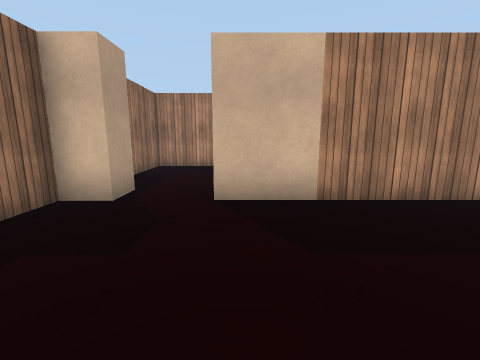
view 1 (above)

24 first-person views from a walk through a scene from a Unity 3-D project. The camera is 1.2 m above the floor, tilts 10° down and sees 90° across. The floor is counted in squares, 1 m on a side. Each view is taken from the middle of a square. On the plan, view 1 faces up. The plan holds only what a view shows up to about 12 squares ahead; the rest is blank. The player character is not drawn. Surface patterns are stand-ins for the level's own textures.

view 2
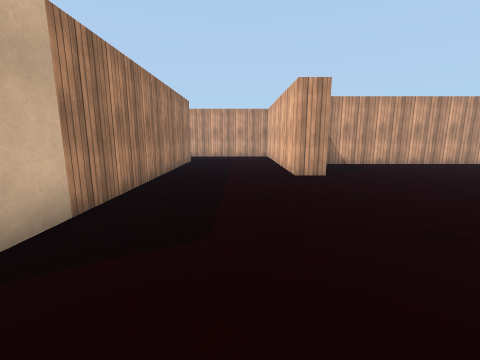

view 3
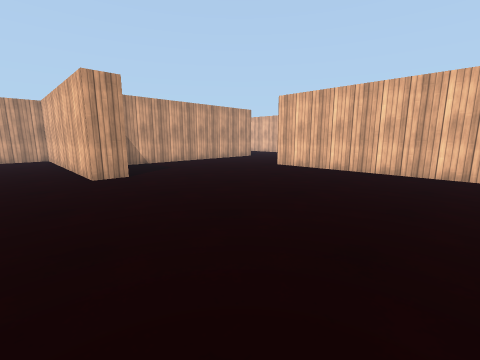

view 4
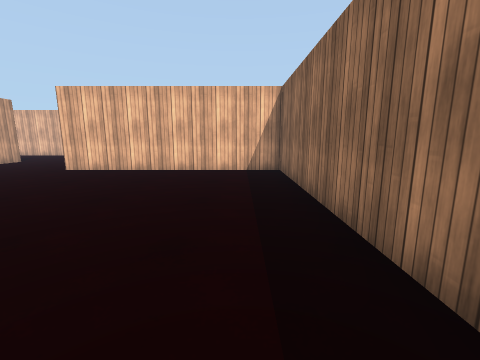

view 5
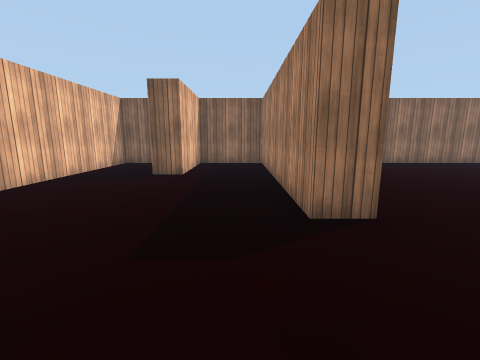

view 6
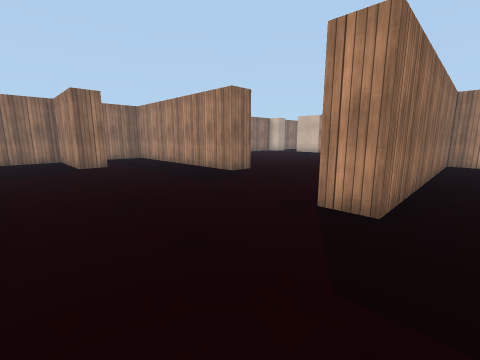

view 7
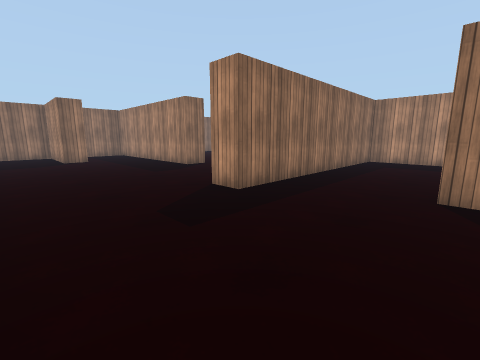

view 8
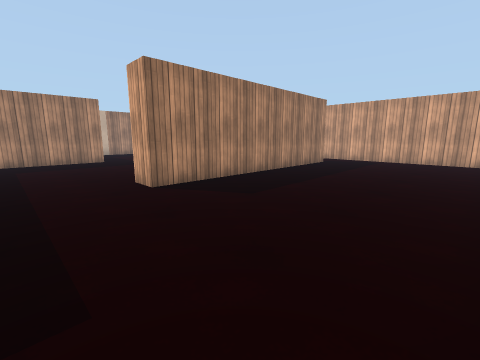

view 9
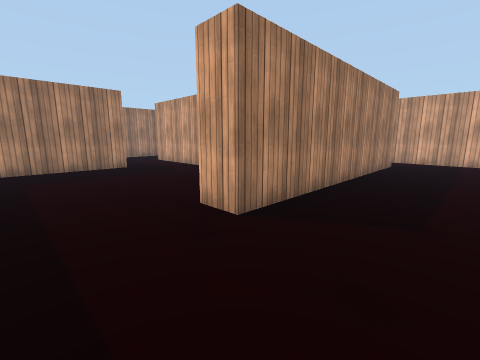

view 10
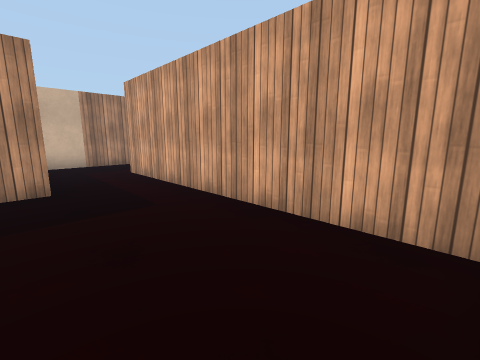

view 11
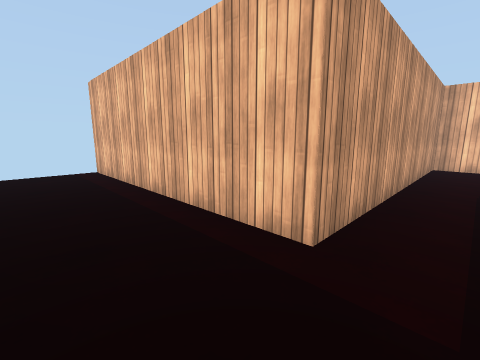

view 12
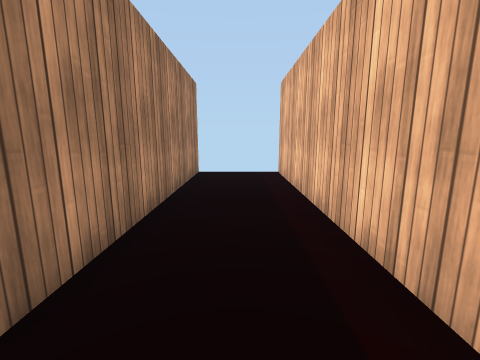

view 13
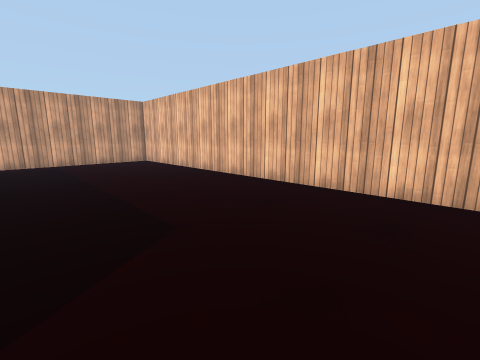

view 14
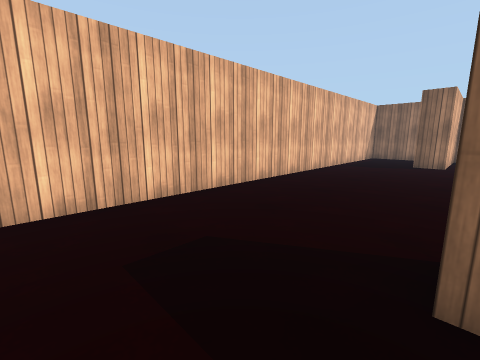

view 15
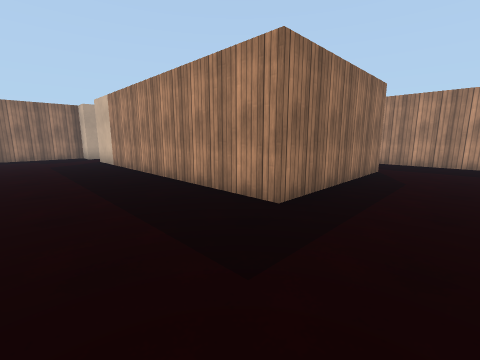

view 16
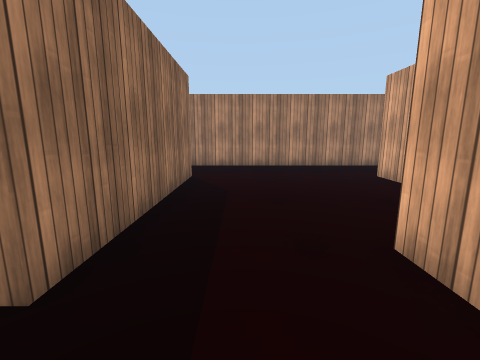

view 17
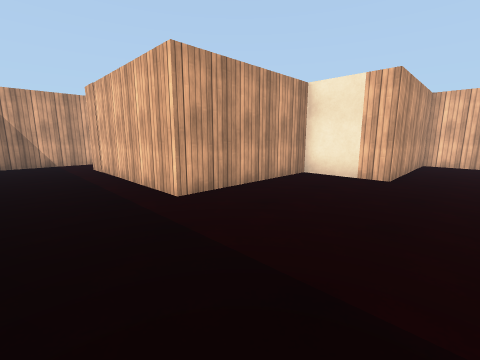

view 18
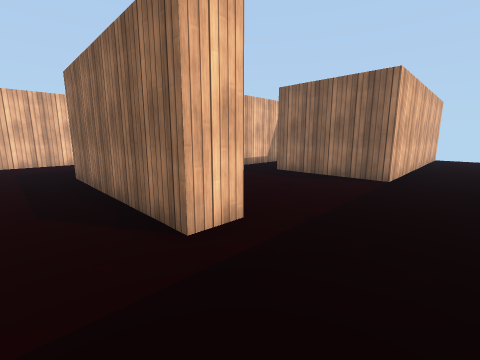

view 19
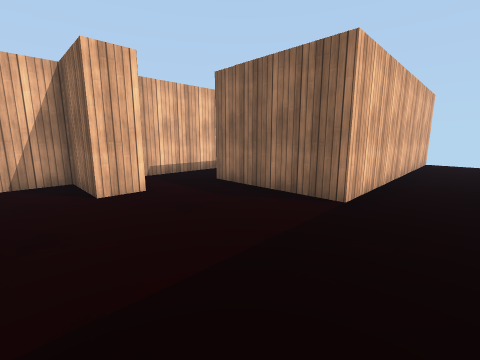

view 20
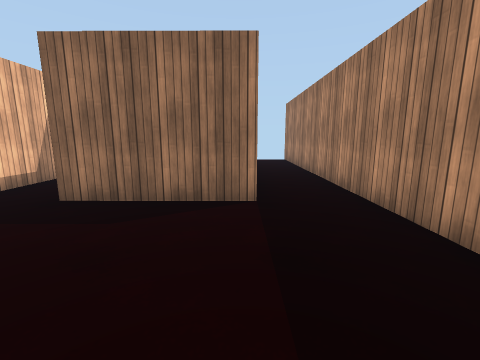

view 21
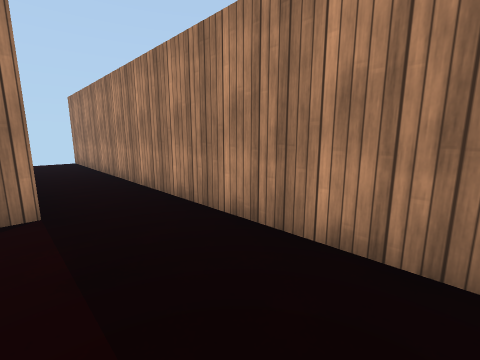

view 22
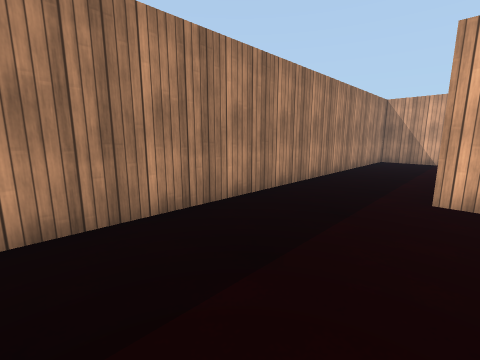

view 23
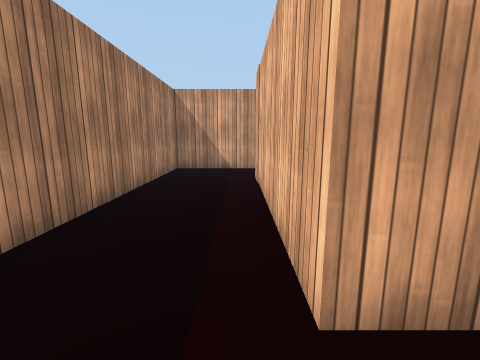

view 24
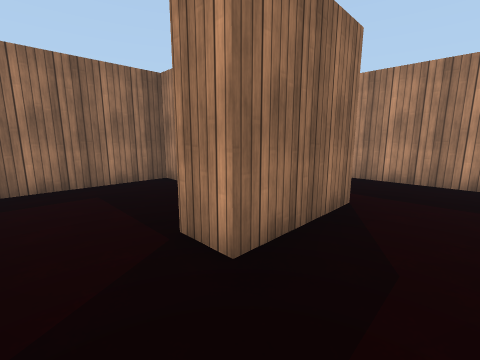

### Floor plan
Points are (right, up) in squares from view 1. A wall is a line through its corners. A room is listed if a view was taken in it or the views show most of it. See-through windows are left out.
Room 1 (views 1, 2, 3, 4, 5, 6, 7, 8, 9, 10, 13, 14, 15, 16, 17, 18, 19, 20, 21, 22, 23, 24)
walls: (5.7, -0.9) (5.7, 0.2) (13.7, 0.2) (13.7, 5.6) (14.5, 5.6); (14.8, -0.8) (10.1, -0.8) (10.1, -10.1) (9, -10.1) (9, -2); (16, -7.4) (17.2, -7.4) (17.2, 1.6); (1.9, 5.6) (5.9, 5.6); (6.6, 7.7) (7.7, 7.7) (7.7, 5.6) (9.1, 5.6); (16.3, 5.5) (16.3, 10.5) (22.4, 10.5) (22.4, 7.5) (21.2, 7.5); (9.4, 10.5) (10.5, 10.5) (10.5, 4.5) (1.4, 4.5); (-3.5, 4.5) (-3.5, -7) (4.5, -7) (4.5, -7.9) (-3.5, -7.9) (-3.5, -10.9) (0.1, -10.9) (0.1, -11.9) (-3.5, -11.9) (-3.5, -14.5) (23.9, -14.5); (-1.1, 10.3) (-3.5, 10.3) (-3.5, 7.8); (22.6, -8.4) (13.7, -8.4) (13.7, -7.4); (-4.5, 11.3) (4.5, 11.3) (4.5, 7.5); (24.5, -14) (24.5, -7.9); (24.5, 10) (24.5, 13.5) (-4.5, 13.5)
ways out: opening at (16, 1) to room 2; opening at (21.5, 6.5) to room 3; opening at (23.5, -8)
objects: block (-3, 5); block (0, 5) to (1, 5); block (15, 5) to (16, 5)
Room 2 (views 11, 12)
walls: (17.2, 1.6) (25.5, 1.6); (25.5, 4.5) (16.5, 4.5)
ways out: opening at (16, 1) to room 1
Room 3 (no view inside)
walls: (18, 9.5) (17.3, 9.5) (17.3, 5.9)
ways out: opening at (21.5, 6.5) to room 1

Positions as (right, up) in squares from view 1, and headings:
1: (0, 0), facing up
2: (-2, 2), facing right
3: (-2, 2), facing down-right
4: (-2, 2), facing down
5: (8, -9), facing left
6: (11, -14), facing up-left
7: (14, -14), facing up-left
8: (11, -14), facing up-right
9: (11, -11), facing up-right
10: (14, -7), facing up-right
11: (16, 4), facing down-right
12: (17, 3), facing right
13: (12, -9), facing down-right
14: (12, -10), facing down-left
15: (13, 1), facing up-left
16: (12, 3), facing up
17: (12, 13), facing down-right
18: (12, 13), facing down-left
19: (9, 13), facing down-left
20: (9, 11), facing left
21: (9, 11), facing up-left
22: (11, 10), facing up-right
23: (15, 11), facing right
24: (24, 6), facing up-left
